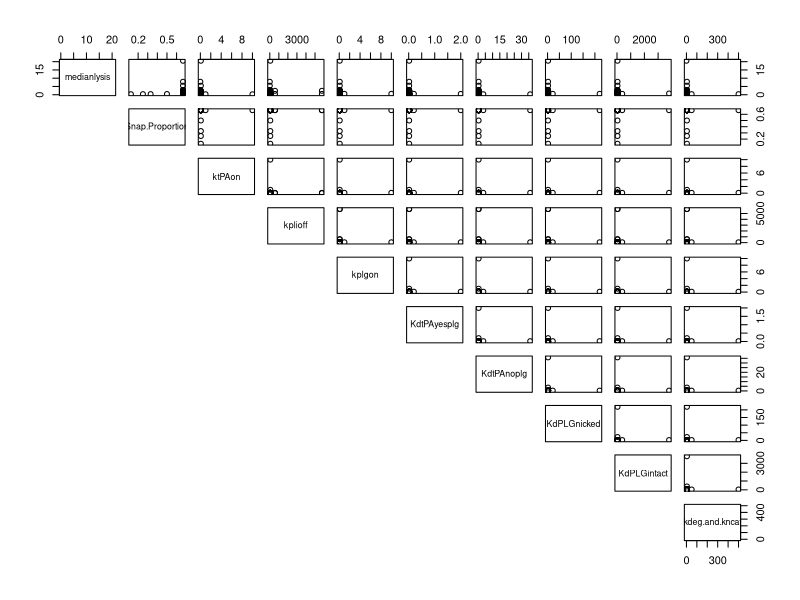
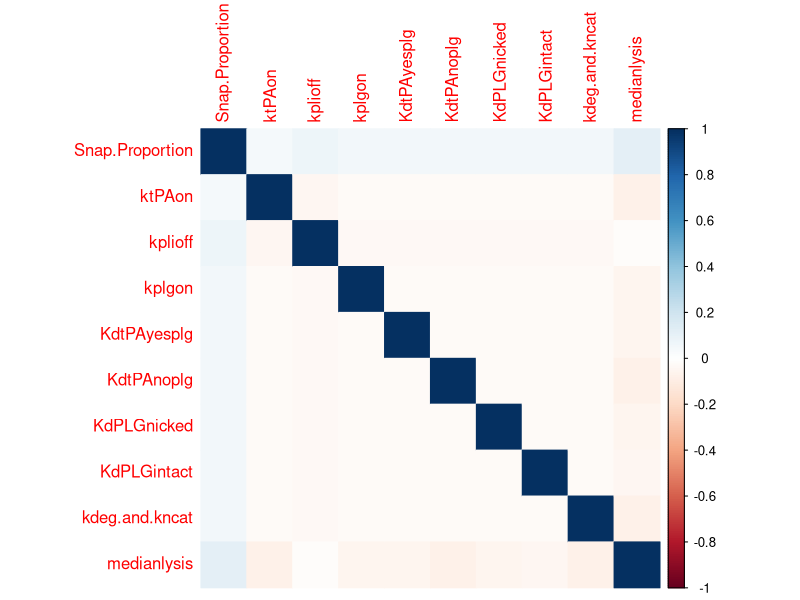
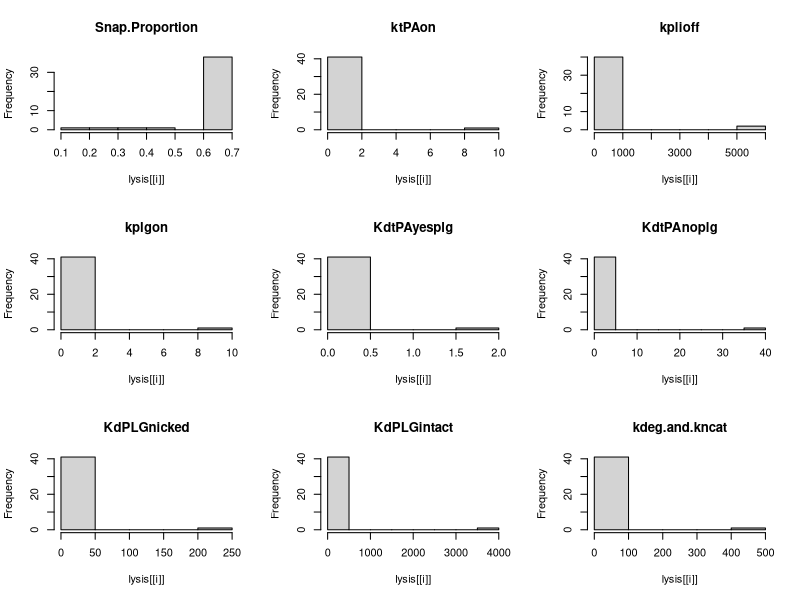
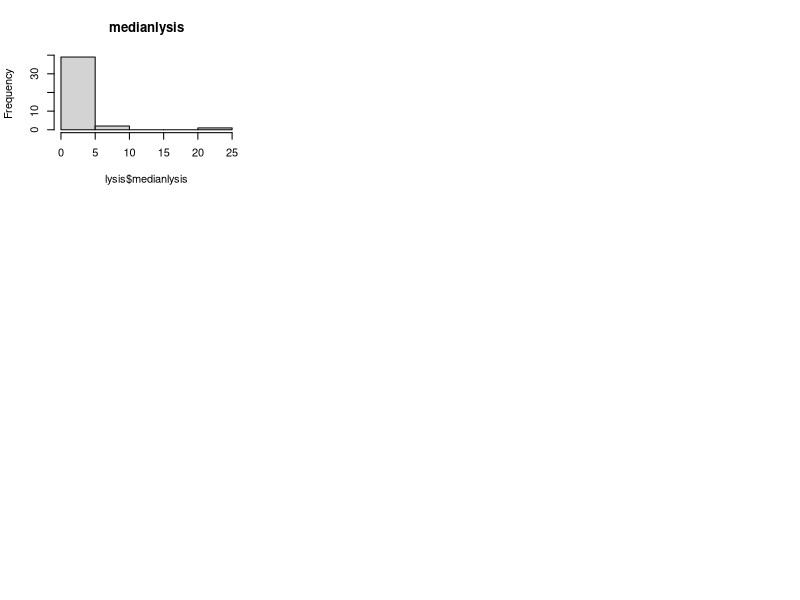
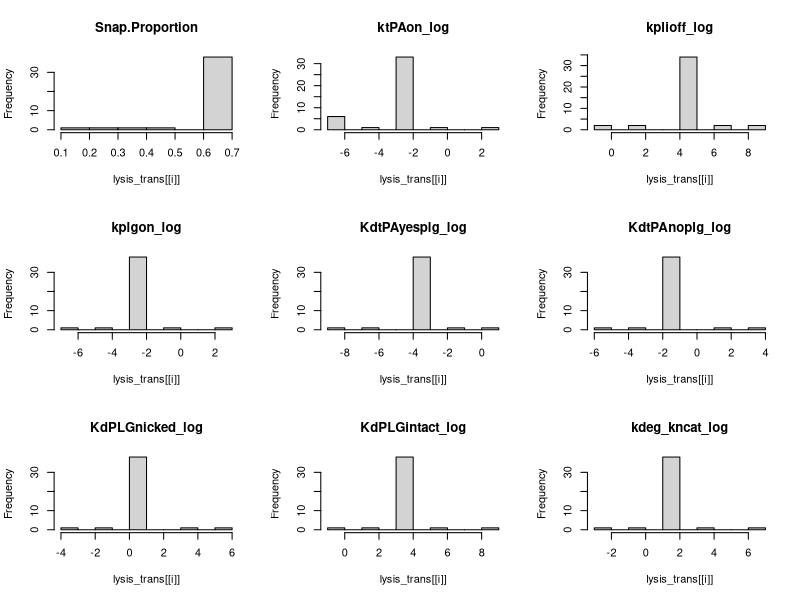

Recreate these plots in R, in order. (Note: this script raises an error after producing the figures.)
## ---- chunk 1
library(car)
library(MASS)
library(leaps)
library(psych)
library(corrplot)
## ---- chunk 2
lysis <- read.csv("target.csv")
## ---- chunk 3
summary(lysis)

sapply(lysis, sd)

describe(lysis)

pairs(lysis[, c("medianlysis", "Snap.Proportion", "ktPAon", "kplioff", "kplgon", "KdtPAyesplg", "KdtPAnoplg", "KdPLGnicked", "KdPLGintact", "kdeg.and.kncat")], lower.panel=NULL)
## ---- chunk 4

Org_model <- lm(medianlysis ~., data = lysis)
summary(Org_model)

## ---- chunk 5
cor(lysis)


corrplot(cor(lysis), method = "color", t1.cex=0.7)
## ---- chunk 6
par(mfrow=c(3,3))
for(i in 1:9) hist(lysis[[i]], main=names(lysis)[i])
hist(lysis$medianlysis, main="medianlysis")

## ---- chunk 7
# Snap.Proportion is a proportion (0–1), not a rate constant or concentration. It may already be bounded and less skewed, or have a different distribution, so log transformation is unnecessary.




lysis$ktPAon_log <- log(lysis$ktPAon)
lysis$kplioff_log <- log(lysis$kplioff)
lysis$kplgon_log <- log(lysis$kplgon)
lysis$KdtPAyesplg_log <- log(lysis$KdtPAyesplg)
lysis$KdtPAnoplg_log <- log(lysis$KdtPAnoplg)
lysis$KdPLGnicked_log <- log(lysis$KdPLGnicked)
lysis$KdPLGintact_log <- log(lysis$KdPLGintact)
lysis$kdeg_kncat_log <- log(lysis$kdeg.and.kncat)

# Keep transformed predictors + original Snap.Proportion
lysis_trans <- data.frame(
  Snap.Proportion = lysis$Snap.Proportion,
  ktPAon_log = lysis$ktPAon_log,
  kplioff_log = lysis$kplioff_log,
  kplgon_log = lysis$kplgon_log,
  KdtPAyesplg_log = lysis$KdtPAyesplg_log,
  KdtPAnoplg_log = lysis$KdtPAnoplg_log,
  KdPLGnicked_log = lysis$KdPLGnicked_log,
  KdPLGintact_log = lysis$KdPLGintact_log,
  kdeg_kncat_log = lysis$kdeg_kncat_log,
  medianlysis = lysis$medianlysis
)

# Quick check
summary(lysis_trans)

par(mfrow=c(3,3))
for(i in 1:9) hist(lysis_trans[[i]], main=names(lysis_trans)[i])

## ---- chunk 8
#Model Fitting

lysis_lm <- lm(medianlysis ~., data = lysis_trans)

summary(lysis_lm)

## ---- chunk 9
boxcox(lysis_lm)
## ---- chunk 10
lysis_trans$medianlysis <- 1/(lysis_trans$medianlysis) # this would push the inverse of medianlysis to medianlysis variable - the name remains unchanged but the transformation happens

# refitting the model with transformed data

trans_lysis_lm <- lm(medianlysis ~., data = lysis_trans)

summary(trans_lysis_lm)


## ---- chunk 11
# Checking for multi-collinearity
vif(trans_lysis_lm) # No multi-collinearity present all are less than 10 (cut-off)

## ---- chunk 12
fwd <- lm(medianlysis ~ 1, data = lysis_trans)
out_fwd <- step(fwd, scope = ~ Snap.Proportion + ktPAon_log + kplioff_log + kplgon_log + KdtPAyesplg_log + KdtPAnoplg_log +KdPLGnicked_log+ KdPLGintact_log+kdeg_kncat_log , direction = "forward")

summary(out_fwd)

## ---- chunk 13
subset_model <- regsubsets(medianlysis ~ kdeg_kncat_log + kplioff_log + 
                           Snap.Proportion + ktPAon_log + KdtPAnoplg_log +
                           KdtPAyesplg_log + kplgon_log + KdPLGnicked_log + 
                           KdPLGintact_log,
                           data = lysis_trans)

summary(subset_model)$outmat


names(summary(subset_model))


which.min(summary(subset_model)$bic)

which.max(summary(subset_model)$adjr2)


plot(subset_model, scale = "adjr2")
## ---- chunk 14
best_model <- lm(medianlysis ~ kdeg_kncat_log + kplioff_log +Snap.Proportion + ktPAon_log + KdtPAnoplg_log + kplgon_log, data = lysis_trans)

summary(best_model)

## ---- chunk 15
# Constant variance check
plot(best_model, 1)

# Normality check
plot(best_model, 2)

#Outlier check
rstd <- rstandard(best_model)
which(abs(rstd)>3)


# High Leverage
h <- hatvalues(best_model)
# cut-off value would be: (2(k+1))/n = (2*(6+1))/42 = 14/42 = 0.3333
which(h > 0.3333)

# influential Observations
ckd <- cooks.distance(best_model)
which(ckd > 0.5)
which(ckd > 1)


plot(best_model, 5)
